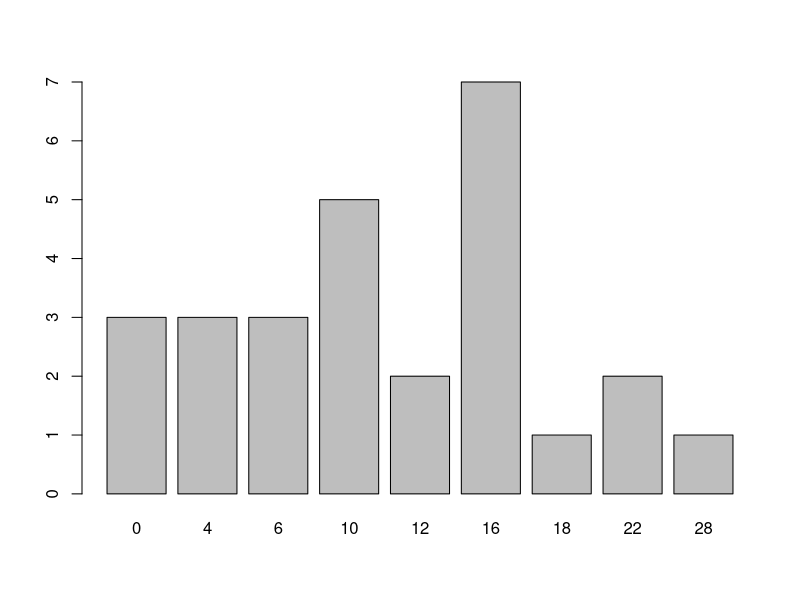
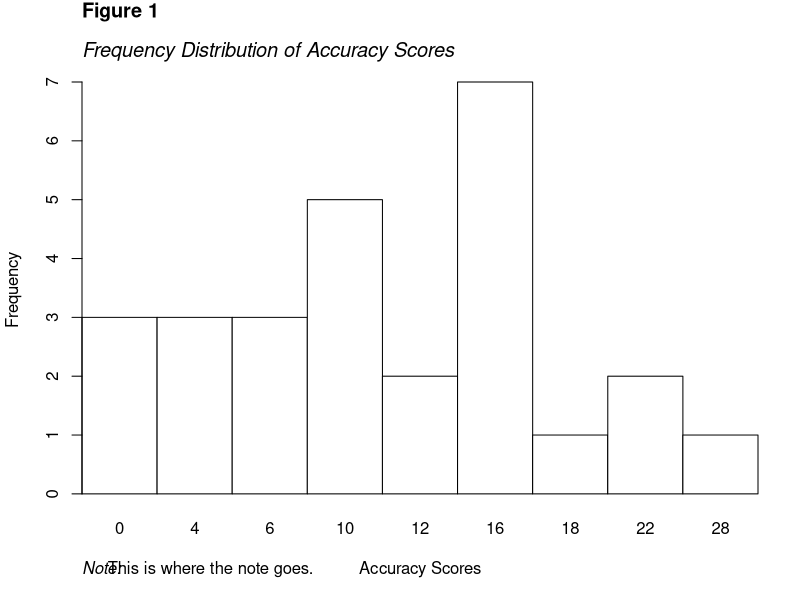

The R source for these figures, in order:
library(car)
library(psych)
library(emmeans)


Lab7Data = read.table('Lab7_Caffeine.csv', sep = ',', header = T)
Lab7Data$caffeine = factor(Lab7Data$caffeine)

options(contrasts = c("contr.sum", "contr.poly"))
#options(contrasts = c("contr.treatment", "contr.poly"))

model = lm(accuracy_scores ~ caffeine, Lab7Data )

summary(model)

leveneTest(accuracy_scores ~ caffeine, data = Lab7Data)

Anova(model, type = 3)

# Bonferroni correct multple t-tests
emmeans(model, pairwise ~ caffeine, adjust = "bonferroni")

# Equivanlent to LSD
emmeans(model, pairwise ~ caffeine, adjust = "none")

emmeans(model, pairwise ~ caffeine, adjust = "tukey")



Table = table(Lab7Data)
ff=rowSums(Table)

barplot(ff)

barplot(ff, # table() will give you frequencies.
        space = 0, # No spaces will make this a histogram.
        col = 0, # No fill for APA style.
        ylab = "Frequency",
        xlab = "Accuracy Scores",
        main = "", # Prevent a middle justified title; we'll add it with title()
        yaxs = 'i',
        xaxs = 'i'
)  

# Add left-justified multi-line title with italics on the second line
title(main = expression(bold("Figure 1")),
      adj = 0,    # 0 = left justified
      line = 3.5  # Adjust vertical positioning if needed
)

title(main = expression(italic("Frequency Distribution of Accuracy Scores")),
      adj = 0,          # 0 = left justified
      line = 1.5,     # Adjust vertical positioning if needed
)

# The opening word 'Note:' and the note itself need to be coded seperately in 
# order to get them to be on the same line.
title(sub = expression(italic("Note:")),
      adj = 0,
      line = 3
)

title(sub = "This is where the note goes.",
     adj = .055,
     line = 3
)
